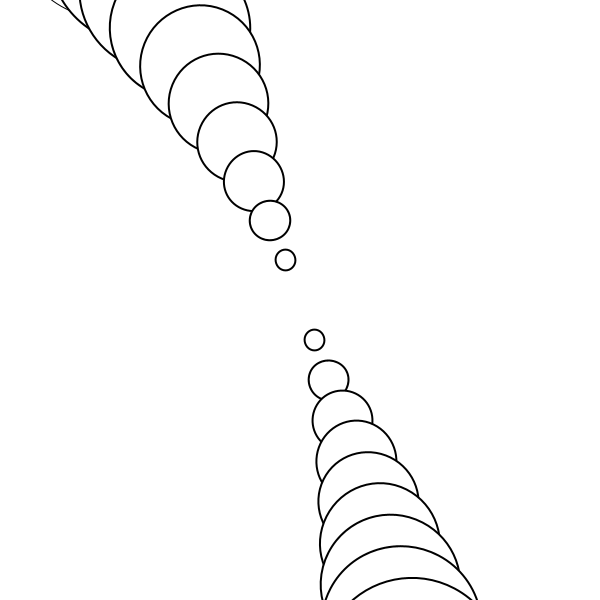
Frame 1 (no input)
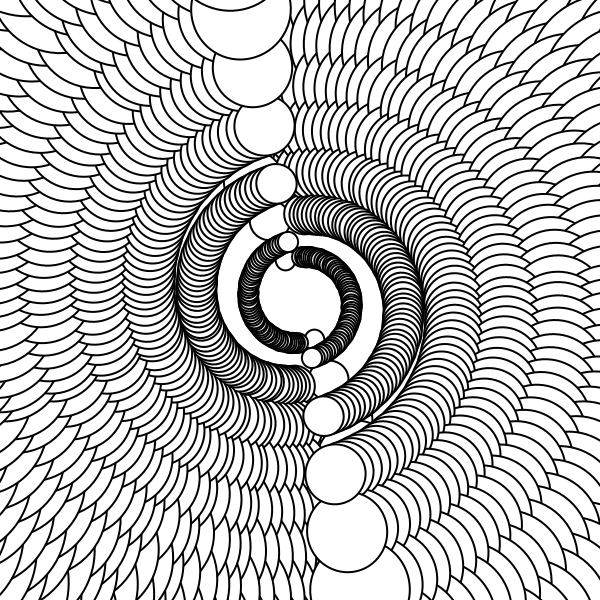
Frame 60 (the mouse pressed at the canvas centre just before this capture)
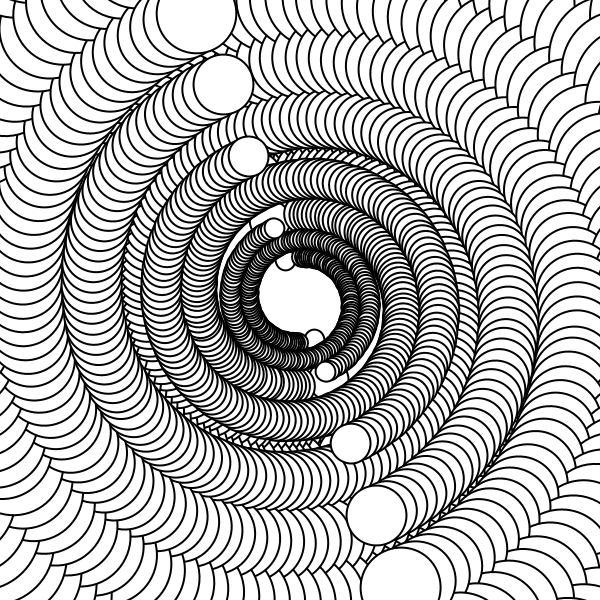
Frame 120 (the mouse held since frame 60 and released just before this capture)

The Processing sketch that drew these frames (run headless with seeded random() and noise(); from frame 60 on, the mouse is pressed at the canvas centre):

// Processing sketch: s06c01FelipeCastillo
// ── s06c01FelipeCastillo.pde
Orb alpha;

void setup() {
  size(600, 600);
  alpha = new Orb (10, 10);
  background(255);
}

void draw() {
//  background(255);
  alpha.metodo();
}

// ── Class.pde
class Orb {
  float x = 30;
  float y = 30;
  float tamano1 = 20;
  float tamano2 = 20;

  Orb (int x, int y) {

  }
  void metodo() {
    for (int i = -10; i < 10; i++){
    pushMatrix();
    translate(width/2,height/2);
    rotate(millis() * 0.0001 * 30);
    ellipse(x*i, y*i, tamano1*i, tamano2*i);
    strokeWeight(2);

    x = x + 0.01;
    y = y + 0.01;
    stroke(0);
    popMatrix();
}
  }
}
